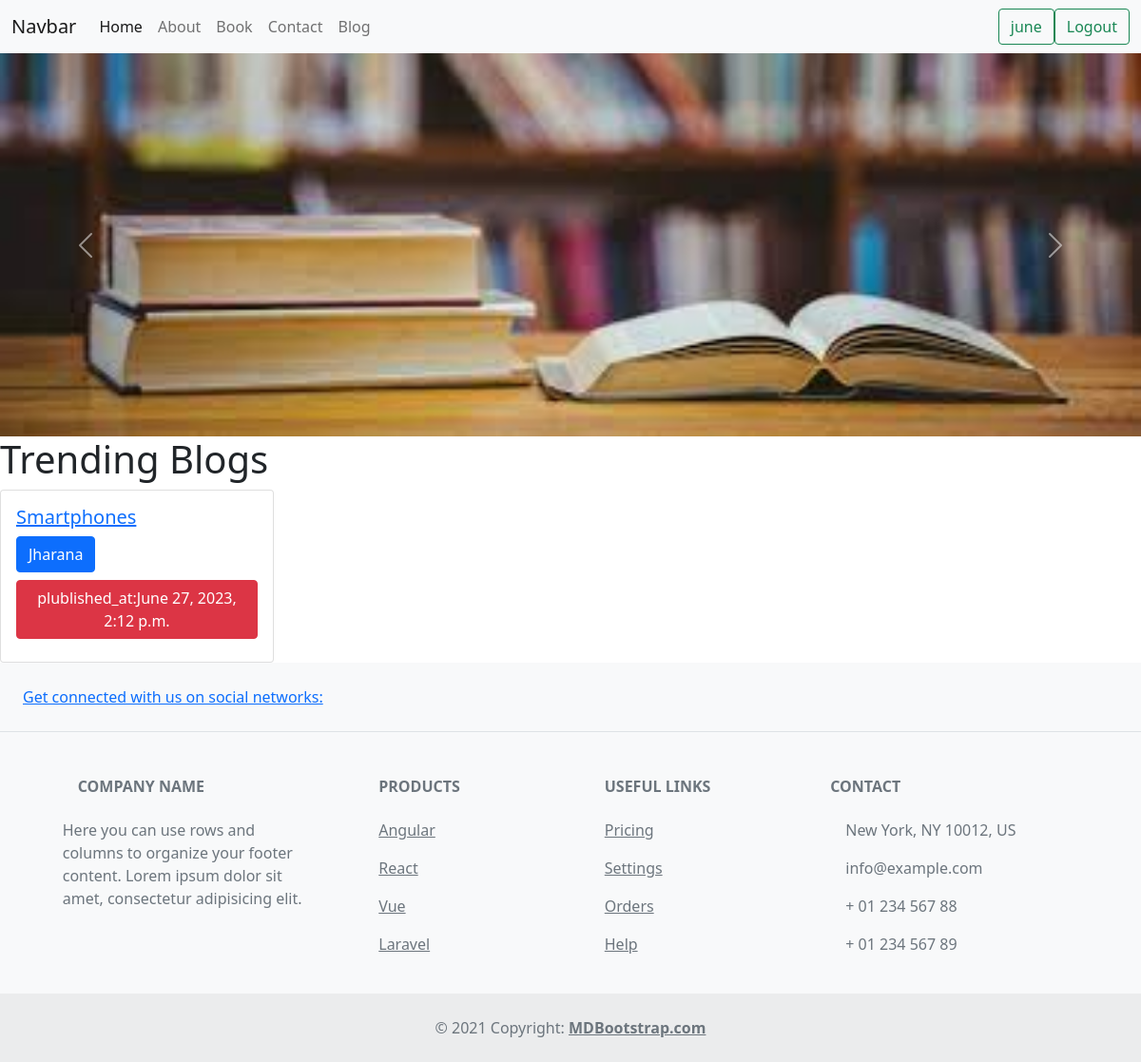
Screenshot of / (signed in) with the database file from the repository.
### home/models.py (models this page shows, shortened)
class Blog(models.Model):
    slug = models.CharField(max_length=200)
    title = models.CharField(max_length=200)
    description = RichTextField(max_length=2000)
    image = models.ImageField(upload_to = 'img/')
    status = models.BooleanField(default=False, help_text="0=default, 1-Hidden")
    trending = models.BooleanField(default=False, help_text="0=default, 1-Trending")
    meta_keyword = models.CharField(max_length=200)
    meta_title = models.CharField(max_length=200)
    meta_description = models.TextField(max_length=500)
    created_at = models.DateTimeField(auto_now_add=True)
    written_by = models.CharField(max_length=200)

### home/views.py (the view)
# urls.py: path('', views.index, name="index"),
def index(request):
    blog= Blog.objects.filter(trending=1)
    context = {'blog':blog}
    return render(request, "index.html", context)

### templates/index.html (shortened to what this page needs)
{% extends 'base.html' %}
{% block content %}
{% load static %}
<div id="carouselExampleControls" class="carousel slide" data-bs-ride="carousel">
  <div class="carousel-inner">
    <div class="carousel-item active">
      <img src="{% static 'img/a.jpeg' %}" class="d-block w-100" alt="...">
    </div>
  </div>
  <button class="carousel-control-prev" type="button" data-bs-target="#carouselExampleControls" data-bs-slide="prev">
    <span class="carousel-control-prev-icon" aria-hidden="true"></span>
  </button>
  <button class="carousel-control-next" type="button" data-bs-target="#carouselExampleControls" data-bs-slide="next">
    <span class="carousel-control-next-icon" aria-hidden="true"></span>
  </button>
</div>
<h1>Trending Blogs</h1>
{% for blog in blog %}
<div class="card" style="width: 18rem;">
  <a href="{% url 'blogviews' blog.slug %}">
    <div class="card-body">
      <h5 class="card-title">{{blog.title}}</h5>
      <h1 href="#" class="btn btn-primary">{{blog.written_by}}</h1>
      <h1 href="#" class="btn btn-danger">plublished_at:{{blog.created_at}}</h1>
    </div>
  </div>
{% endfor %}
{% endblock content %}

### templates/base.html (shortened to what this page needs)
{% load static %}
<!doctype html>
<html lang="en">
  <head>
    <link href="https://cdn.jsdelivr.net/npm/bootstrap@5.0.2/dist/css/bootstrap.min.css" rel="stylesheet">
  </head>
  <body>
    <nav class="navbar navbar-expand-lg navbar-light bg-light">
        <div class="container-fluid">
          <a class="navbar-brand" href="{% url 'index' %}">Navbar</a>
          <div class="collapse navbar-collapse" id="navbarSupportedContent">
            <ul class="navbar-nav me-auto mb-2 mb-lg-0">
              <li class="nav-item">
                <a class="nav-link active" aria-current="page" href="{% url 'index' %}">Home</a>
              </li>
              <li class="nav-item">
                <a class="nav-link" href="{% url 'about' %}">About</a>
              </li>
              <li class="nav-item">
                <a class="nav-link" href="{% url 'book' %}">Book</a>
              </li>
              <li class="nav-item">
                <a class="nav-link" href="{% url 'contact' %}">Contact</a>
              </li>
              <li class="nav-item">
                <a class="nav-link" href="{% url 'blog' %}">Blog</a>
              </li>
            </ul>
            {% if user.is_authenticated %}
            <a class="btn btn-outline-success" href="#">{{request.user}}</a>
            <a class="btn btn-outline-success" href="{% url 'logout' %}">Logout</a>
            {% else %}
           <a class="btn btn-outline-success" href="{% url 'register' %}">Register</a>
           <a class="btn btn-outline-success" href="{% url 'login' %}">Login</a>
           {% endif %}
          </div>
        </div>
      </nav>
    {% block content %}{% endblock content %}
<footer class="text-center text-lg-start bg-light text-muted">
    <section class="d-flex justify-content-center justify-content-lg-between p-4 border-bottom">
      <div class="me-5 d-none d-lg-block">
        <span>Get connected with us on social networks:</span>
      </div>
      <div>
      </div>
    </section>
    <section class="">
      <div class="container text-center text-md-start mt-5">
        <div class="row mt-3">
          <div class="col-md-3 col-lg-4 col-xl-3 mx-auto mb-4">
            <h6 class="text-uppercase fw-bold mb-4">
              Company name
            </h6>
            <p>
              Here you can use rows and columns to organize your footer content. Lorem ipsum
              dolor sit amet, consectetur adipisicing elit.
            </p>
          </div>
          <div class="col-md-2 col-lg-2 col-xl-2 mx-auto mb-4">
            <h6 class="text-uppercase fw-bold mb-4">
              Products
            </h6>
            <p>
              <a href="#!" class="text-reset">Angular</a>
            </p>
            <p>
              <a href="#!" class="text-reset">React</a>
            </p>
            <p>
              <a href="#!" class="text-reset">Vue</a>
            </p>
            <p>
              <a href="#!" class="text-reset">Laravel</a>
            </p>
          </div>
          <div class="col-md-3 col-lg-2 col-xl-2 mx-auto mb-4">
            <h6 class="text-uppercase fw-bold mb-4">
              Useful links
            </h6>
            <p>
              <a href="#!" class="text-reset">Pricing</a>
            </p>
            <p>
              <a href="#!" class="text-reset">Settings</a>
            </p>
            <p>
              <a href="#!" class="text-reset">Orders</a>
            </p>
            <p>
              <a href="#!" class="text-reset">Help</a>
            </p>
          </div>
          <div class="col-md-4 col-lg-3 col-xl-3 mx-auto mb-md-0 mb-4">
            <h6 class="text-uppercase fw-bold mb-4">Contact</h6>
            <p> New York, NY 10012, US</p>
            <p>
              info@example.com
            </p>
            <p> + 01 234 567 88</p>
            <p> + 01 234 567 89</p>
          </div>
        </div>
      </div>
    </section>
    <div class="text-center p-4" style="background-color: rgba(0, 0, 0, 0.05);">
      © 2021 Copyright:
      <a class="text-reset fw-bold" href="https://mdbootstrap.com/">MDBootstrap.com</a>
    </div>
  </footer>
  </body>
</html>

### rows the page displays
Blog: title "Smartphones", written_by "Jharana", created_at "June 27, 2023, 2:12 p.m."

### other values shown
{{ request.user }} "june"
